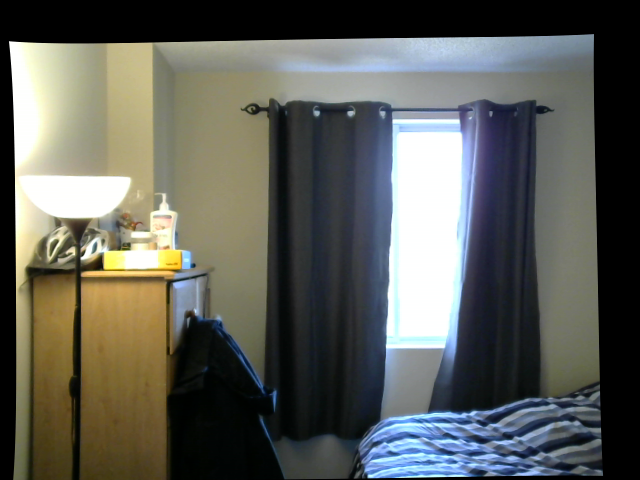
#> input picture stereo_vision/rectified-images-samples/left.png, 640 x 480 px, found by its file name
$ python -i epipolar_lines.py   (imports and definitions only)
#> lines starting #> are read from the running program, lines starting #| are printed output that depends on the picture; after the words box and inside, x2 and y2 are one past the last pixel; in counts of white or black regions, pixels touching at a corner belong together
import numpy as np
import cv2 as cv
from matplotlib import pyplot as plt


def draw_lines(img1, img2, lines, pts1, pts2):

    r, c = img1.shape
    img1 = cv.cvtColor(img1, cv.COLOR_GRAY2BGR)
    img2 = cv.cvtColor(img2, cv.COLOR_GRAY2BGR)
    for r, pt1, pt2 in zip(lines, pts1, pts2):
        color = tuple(np.random.randint(0, 255, 3).tolist())
        x0, y0 = map(int, [0, -r[2] / r[1]])
        x1, y1 = map(int, [c, -(r[2] + r[0] * c) / r[1]])
        img1 = cv.line(img1, (x0, y0), (x1, y1), color, 1)
        img1 = cv.circle(img1, tuple(pt1), 5, color, -1)
        img2 = cv.circle(img2, tuple(pt2), 5, color, -1)
    return img1, img2


def show_plot():
    sift = cv.SIFT_create()
    path1 = r'C:\Users\auxen\PycharmProjects\stereo_vision\rectified-images-samples\left.png'
    path2 = r'C:\Users\auxen\PycharmProjects\stereo_vision\rectified-images-samples\right.png'

    img1 = cv.imread(path1, 0)
#> img1: shape (480, 640); min 0, max 255, mean 93.3
    img2 = cv.imread(path2, 0)
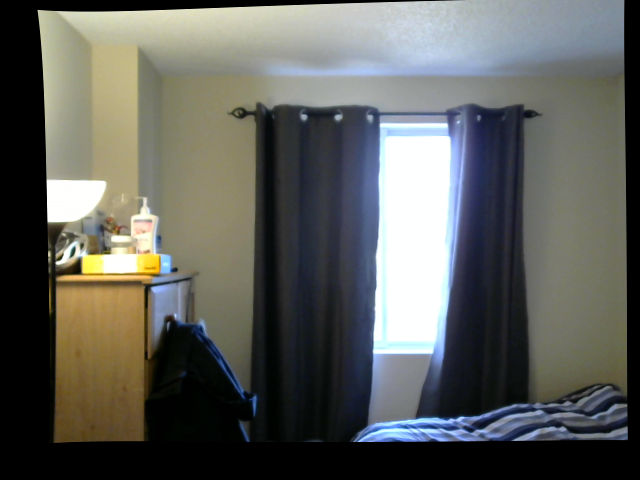
#> input picture stereo_vision/rectified-images-samples/right.png, 640 x 480 px, found by its file name
#> img2: shape (480, 640); min 0, max 255, mean 94.6

    # find the keypoints and descriptors with SIFT
    kp1, des1 = sift.detectAndCompute(img1, None)
#> kp1 = 498 keypoints; strongest (x, y, size): (422, 302, 63.2), (19, 51, 14.3), (21, 53, 16.9), (98, 264, 8.3)
    kp2, des2 = sift.detectAndCompute(img2, None)
#> kp2 = 364 keypoints; strongest (x, y, size): (410, 307, 64.5), (68, 200, 32.2), (73, 251, 3.6), (76, 268, 8.5)

    # FLANN parameters
    FLANN_INDEX_KDTREE = 1
    index_params = dict(algorithm=FLANN_INDEX_KDTREE, trees=5)
    search_params = dict(checks=50)

    flann = cv.FlannBasedMatcher(index_params, search_params)
    matches = flann.knnMatch(des1, des2, k=2)
#> matches = 498 matches

    pts1 = []
    pts2 = []

    # ratio test as per Lowe's paper
    for i, (m, n) in enumerate(matches):
        if m.distance < 0.8 * n.distance:
            pts2.append(kp2[m.trainIdx].pt)
            pts1.append(kp1[m.queryIdx].pt)
#> after the loop, pts1 = 174 pairs, first value 57.73 to 590.3, second value 44.15 to 475.2; pts2 = 174 pairs, first value 44.33 to 628.6, second value 16.64 to 437.9

    pts1 = np.int32(pts1)
#> pts1 = 174 pairs, first value 57 to 590, second value 44 to 475
    pts2 = np.int32(pts2)
#> pts2 = 174 pairs, first value 44 to 628, second value 16 to 437
    F, mask = cv.findFundamentalMat(pts1, pts2, cv.FM_LMEDS)
#> F = [[5.64e-06, 0.00409, -1.01], [-0.00406, 8.9e-05, -2.83], [1.02, 2.84, 1]]; mask = 174 values, max 1 at index 3, min 0 at index 0, mean 0.626

    # We select only inlier points
    pts1 = pts1[mask.ravel() == 1]
#> pts1 = 109 pairs, first value 82 to 585, second value 101 to 431
    pts2 = pts2[mask.ravel() == 1]
#> pts2 = 109 pairs, first value 57 to 571, second value 105 to 437

    # Find epilines corresponding to points in right image (second image) and
    # drawing its lines on left image
    lines1 = cv.computeCorrespondEpilines(pts2.reshape(-1, 1, 2), 2, F)
#> lines1 = 109 rows, first 8: [-0.013, 1, -257.1], [0.0156, 1, -237.3], [0.0207, 1, -233.8], [-0.019, 1, -261.3], [0.00903, 1, -241.9], [-0.016, 1, -259.2], [-0.016, 1, -259.2], [0.0347, 0.999, -224.1]
    lines1 = lines1.reshape(-1, 3)
    img5, img6 = draw_lines(img1, img2, lines1, pts1, pts2)
#> the loop in draw_lines, `for r, pt1, pt2 in zip(lines, pts1, pts2):` made 109 passes
#> (r, pt1, pt2, color, y0, y1) on passes 1 to 9: ([-0.013, 1, -257.1], [82, 258], [57, 262], (172, 47, 117), 257, 265), ([0.0156, 1, -237.3], [89, 236], [67, 240], (192, 67, 251), 237, 227), ([0.0207, 1, -233.8], [93, 232], [71, 236], (195, 103, 9), 233, 220), ([-0.019, 1, -261.3], [97, 263], [76, 267], (211, 21, 242), 261, 273), ([0.00903, 1, -241.9], [102, 241], [81, 245], (36, 87, 70), 241, 236), ([-0.016, 1, -259.2], [117, 261], [96, 265], (216, 88, 140), 259, 269), ([-0.016, 1, -259.2], [117, 261], [96, 265], (58, 193, 230), 259, 269), ([0.0347, 0.999, -224.1], [120, 220], [105, 224], (39, 87, 174), 224, 202), ([0.0383, 0.999, -221.5], [123, 217], [107, 221], (88, 81, 165), 221, 197)
#> after the loop in draw_lines, `for r, pt1, pt2 in zip(lines, pts1, pts2):`:
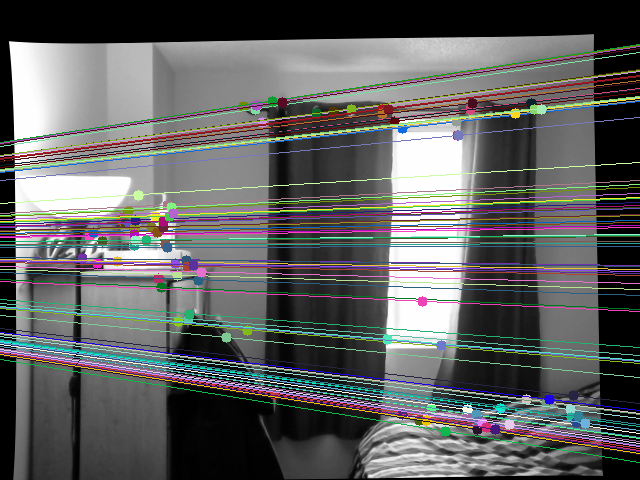
#> img1: shape (480, 640, 3); mean B, G, R 97.2, 97.3, 96.5
#> after the loop in draw_lines, `for r, pt1, pt2 in zip(lines, pts1, pts2):`:
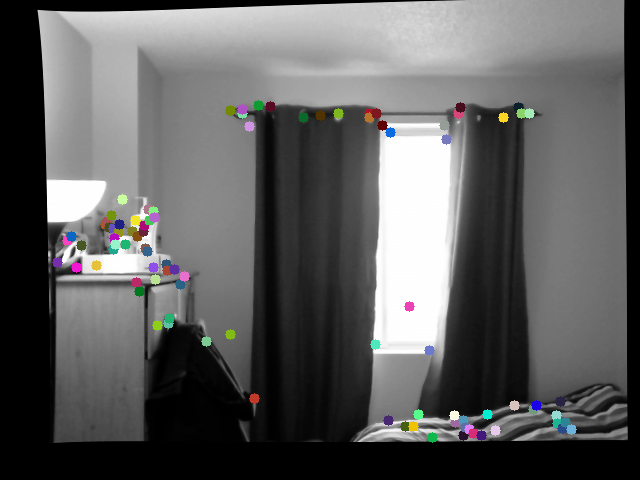
#> img2: shape (480, 640, 3); mean B, G, R 94.4, 94.5, 94.5

    # Find epilines corresponding to points in left image (first image) and
    # drawing its lines on right image
    lines2 = cv.computeCorrespondEpilines(pts1.reshape(-1, 1, 2), 1, F)
#> lines2 = 109 rows, first 8: [0.0142, -1, 261], [-0.0143, -1, 241], [-0.0194, -1, 237.4], [0.0204, -1, 265.2], [-0.00773, -1, 245.6], [0.0174, -1, 263.2], [0.0174, -1, 263.2], [-0.0336, -0.999, 227.4]
    lines2 = lines2.reshape(-1, 3)
    img3, img4 = draw_lines(img2, img1, lines2, pts2, pts1)
#> the loop in draw_lines (call 2), `for r, pt1, pt2 in zip(lines, pts1, pts2):` made 109 passes
#> (r, pt1, pt2, color, y0, y1) on passes 1 to 9: ([0.0142, -1, 261], [57, 262], [82, 258], (3, 31, 9), 260, 270), ([-0.0143, -1, 241], [67, 240], [89, 236], (138, 27, 173), 240, 231), ([-0.0194, -1, 237.4], [71, 236], [93, 232], (199, 167, 61), 237, 225), ([0.0204, -1, 265.2], [76, 267], [97, 263], (85, 97, 44), 265, 278), ([-0.00773, -1, 245.6], [81, 245], [102, 241], (34, 162, 88), 245, 240), ([0.0174, -1, 263.2], [96, 265], [117, 261], (33, 133, 232), 263, 274), ([0.0174, -1, 263.2], [96, 265], [117, 261], (36, 0, 203), 263, 274), ([-0.0336, -0.999, 227.4], [105, 224], [120, 220], (34, 197, 126), 227, 205), ([-0.0372, -0.999, 224.8], [107, 221], [123, 217], (181, 254, 80), 224, 201)
#> pass 1, in draw_lines (call 2), `img1 = cv.line(img1, (x0, y0), (x1, y1), color, 1)`:
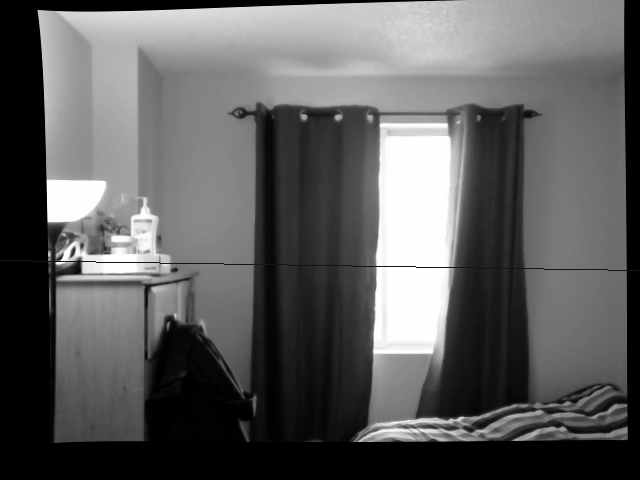
#> img1: shape (480, 640, 3); mean B, G, R 94.3, 94.4, 94.3
#> pass 2, in draw_lines (call 2), `img1 = cv.line(img1, (x0, y0), (x1, y1), color, 1)`:
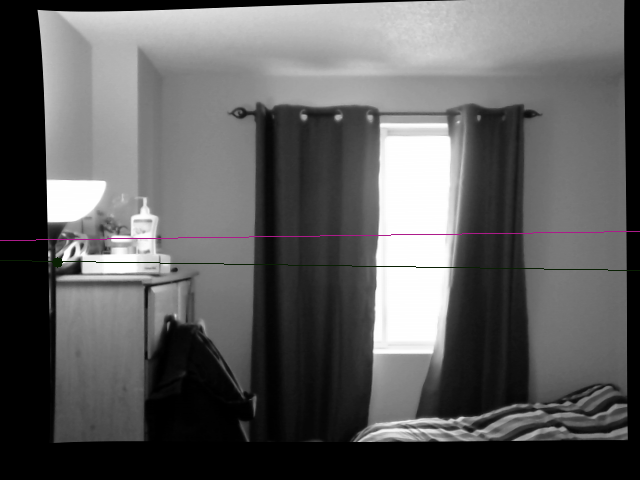
#> img1: shape (480, 640, 3); mean B, G, R 94.4, 94.2, 94.5
#> after the loop in draw_lines (call 2), `for r, pt1, pt2 in zip(lines, pts1, pts2):`:
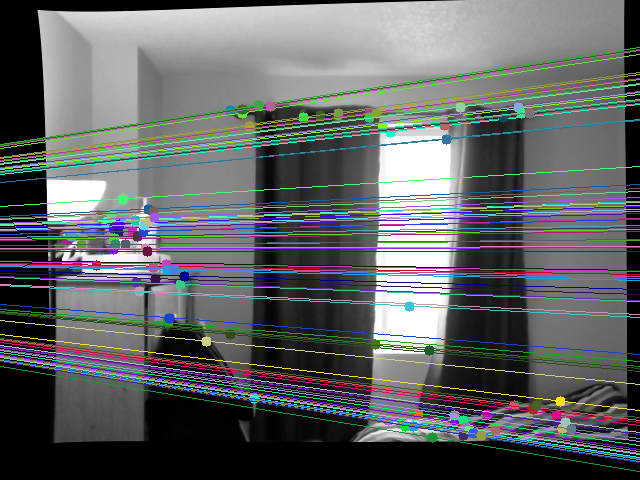
#> img1: shape (480, 640, 3); 17.17% of pixels changed, all inside (x1, y1, x2, y2) = (0, 47, 640, 472)
#> after the loop in draw_lines (call 2), `for r, pt1, pt2 in zip(lines, pts1, pts2):`:
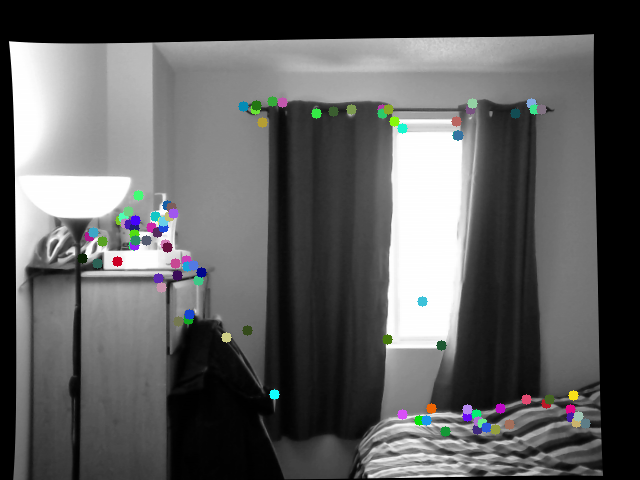
#> img2: shape (480, 640, 3); mean B, G, R 93.2, 93.2, 92.7
    plt.subplot(121), plt.imshow(img5)
    plt.subplot(122), plt.imshow(img3)
    plt.show()
#> figure, not shown here; B, G, R data is drawn as R, G, B

>>> result = show_plot()
